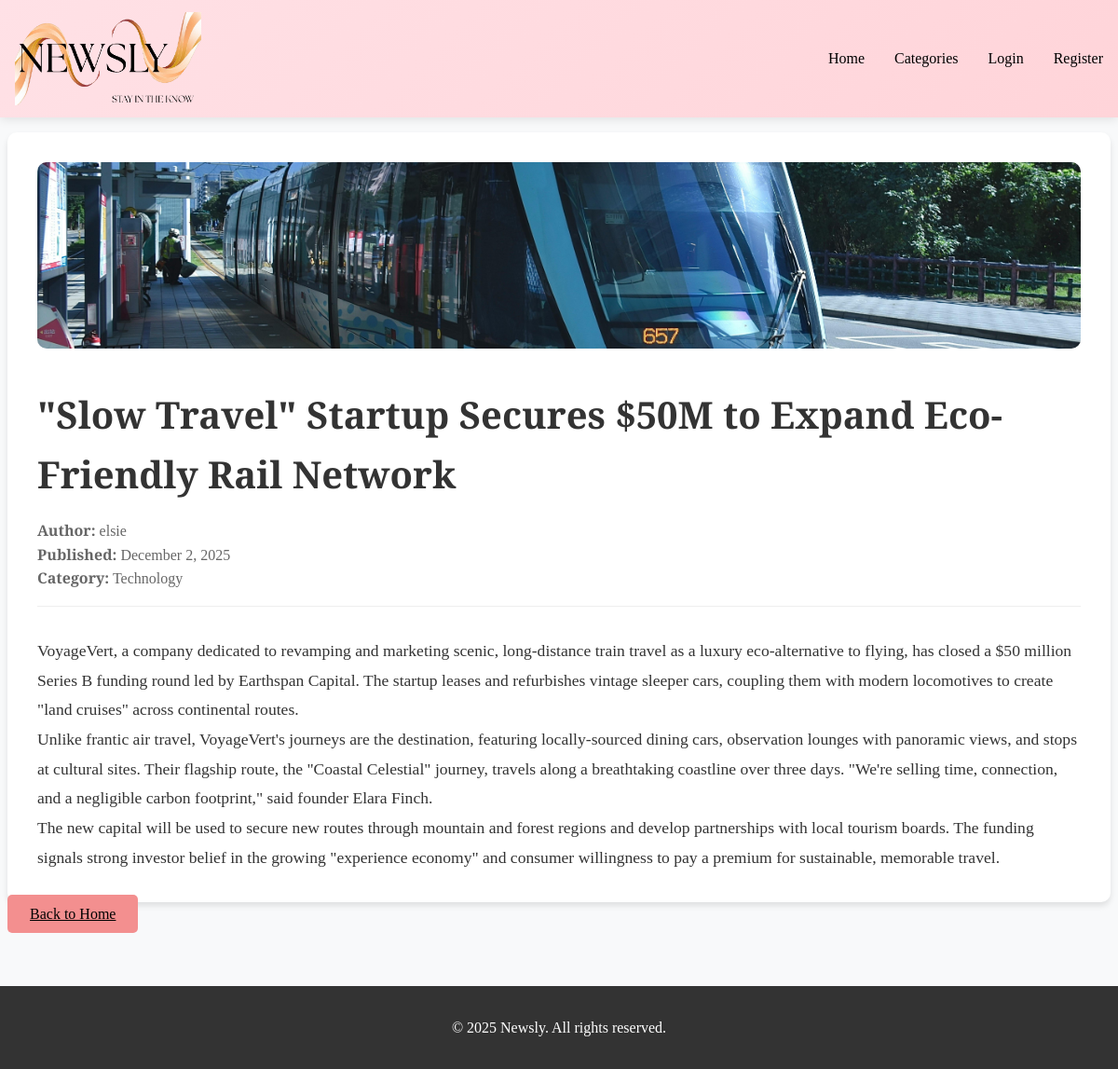
The page /article/5/ on the database its author committed.
### newsapp/models.py (models this page shows, shortened)
class Article(models.Model):
    title = models.CharField(max_length=255)
    content = models.TextField()
    image = models.ImageField(upload_to="articles/", blank=True, null=True)
    category = models.ForeignKey(Category, on_delete=models.SET_NULL, null=True)
    author = models.ForeignKey(User, on_delete=models.CASCADE)
    created_at = models.DateTimeField(auto_now_add=True)

class Category(models.Model):
    name = models.CharField(max_length=100)

### newsapp/views.py (the view)
# urls.py: path('article/<int:article_id>/', views.article_detail, name='article_detail'),
def article_detail(request, article_id):
    article = get_object_or_404(Article, pk=article_id)
    return render(request, 'newsapp/article_detail.html', {"article": article})

### newsapp/templates/newsapp/article_detail.html (shortened to what this page needs)
{% extends 'newsapp/base.html' %}
{% block content %}
<article class="article-detail">
    {% if article.image %}
    <img src="{{ article.image.url }}" alt="{{ article.title }}" class="article-detail-image">
    {% endif %}
    <h1 class="article-detail-title">{{ article.title }}</h1>
    <div class="article-detail-meta">
        <p><strong>Author:</strong> {{ article.author }}</p>
        <p><strong>Published:</strong> {{ article.created_at|date:"F j, Y" }}</p>
        {% if article.category %}
        <p><strong>Category:</strong> {{ article.category.name }}</p>
        {% endif %}
    </div>
    <div class="article-content">
        {{ article.content|linebreaks }}
    </div>
</article>
<div class="navigation-links">
    <a href="{% url 'home' %}" class="btn">Back to Home</a>
</div>
{% endblock %}

### newsapp/static/newsapp/css/style.css (style rules this page uses)
* { margin: 0; padding: 0; box-sizing: border-box; }
body { font-family: 'Playfair Display', serif; line-height: 1.6; color: #333; background-color: #f8f9fa; }
.article-detail { background: white; border-radius: 10px; padding: 2rem; box-shadow: 0 4px 6px rgba(0,0,0,0.1); }
.article-detail-image { width: 100%; max-height: 200px; object-fit: cover; border-radius: 10px; margin-bottom: 2rem; }
.article-detail-title { font-size: 2.5rem; margin-bottom: 1rem; color: #333; }
.article-detail-meta { color: #666; margin-bottom: 2rem; padding-bottom: 1rem; border-bottom: 1px solid #eee; }
.article-content { font-size: 1.1rem; line-height: 1.8; }
.btn { background: #f38f8f; color: rgb(2, 2, 2); padding: 0.75rem 1.5rem; border: none; border-radius: 5px; cursor: pointer; font-size: 1rem; transition: background 0.3s; }

### rows shown on the page
Article: image (picture), title "\"Slow Travel\" Startup Secures $50M to Expand Eco-Friendly Rail Network", author "elsie", created_at "December 2, 2025", category.name "Technology", content "VoyageVert, a company dedicated to revamping and marketing scenic, long-distance train travel as a luxury eco-alternative to flying, has closed a $50 million Series B funding round led by Earthspan Capital. The startup leases and refurbishes vintage sleeper cars, coupling them with modern locomotives to create \"land cruises\" across continental routes. Unlike frantic air travel, VoyageVert's journeys are the destination, featuring locally-sourced dining cars, observation lounges with panoramic views, and stops at cultural sites. Their flagship route, the \"Coastal Celestial\" journey, travels along a breathtaking coastline over three days. \"We're selling time, connection, and a negligible…"
